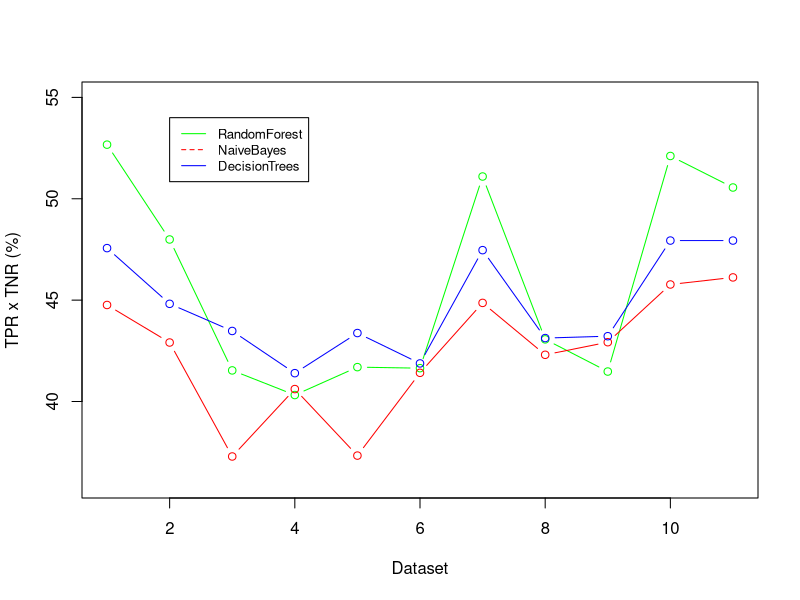

Here is the R script that generated this plot:
random_forest <- c(52670,47992,41534,40319,41695,41644,51098,43065,41478,52111,50556)/1000
naive_bayes <- c(44761,42910,37288,40613,37332,41415,44864,42304,42925,45772,46121)/1000
decision_trees <- c(47566,44818,43479,41398,43377,41878,47466,43129,43221,47939,47939)/1000

plot(random_forest, ylim = c(36, 55), type = "b", col="green", ylab = "TPR x TNR (%)", xlab="Dataset")
lines(naive_bayes, col="red", type = "b")
lines(decision_trees, col="blue", type = "b")
legend(2, 54,legend=c("RandomForest", "NaiveBayes", "DecisionTrees"), col=c("green", "red", "blue"), lty=1:2, cex=0.8)

